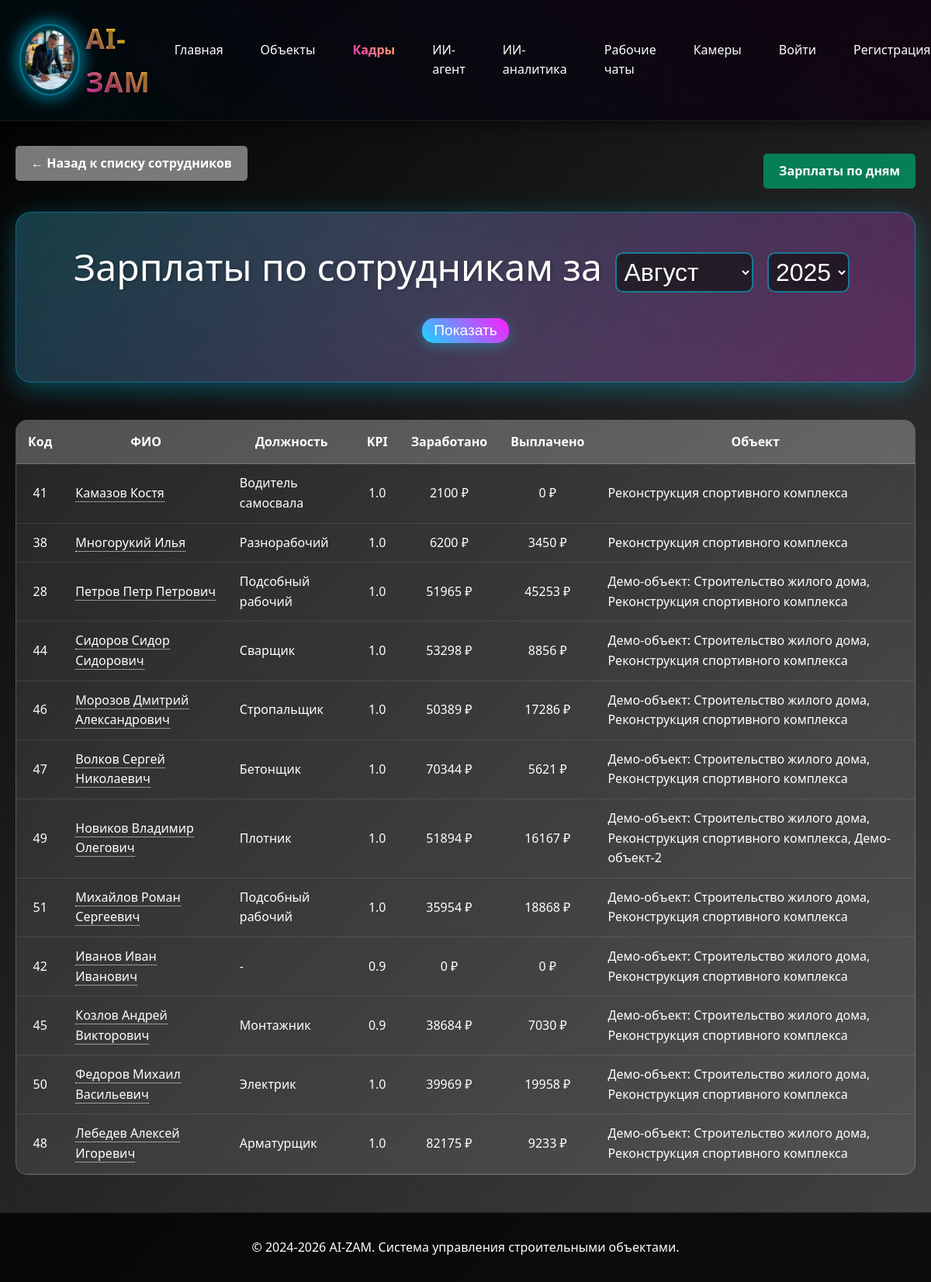
/sotrudniki/salaries/, run on the app's committed database.
### sotrudniki/models.py (models this page shows, shortened)
class Sotrudnik(models.Model):
    POL_CHOICES = [
        ('мужской', 'Мужской'),
        ('женский', 'Женский'),
    ]
    organizaciya = models.ForeignKey(
        Organizaciya,
        on_delete=models.CASCADE,
        verbose_name="Организация",
        related_name="sotrudniki",
        null=True,
        blank=True
    )
    fio = models.CharField(max_length=300, verbose_name="ФИО")
    data_rozhdeniya = models.DateField(verbose_name="Дата рождения")
    pol = models.CharField(
        max_length=10,
        choices=POL_CHOICES,
        verbose_name="Пол",
        null=True,
        blank=True
    )
    razmer_odezhdy = models.CharField(
        max_length=10,
        default="50-52",
        verbose_name="Размер одежды"
    )
    razmer_obuvi = models.CharField(
        max_length=5,
        default="43",
        verbose_name="Размер обуви"
    )
    razmer_golovnogo_ubora = models.CharField(
        max_length=5,
        default="55",
        verbose_name="Размер головного убора"
    )
    specialnost = models.ForeignKey(
        Specialnost,
        on_delete=models.SET_NULL,
        null=True,
        blank=True,
        verbose_name="Специальность"
    )
    podrazdelenie = models.ForeignKey(
        Podrazdelenie,
        on_delete=models.SET_NULL,
        null=True,
        blank=True,
        verbose_name="Подразделение"
    )
    data_priema = models.DateField(verbose_name="Дата приема")
    data_nachala_raboty = models.DateField(verbose_name="Дата начала работы")
    bazovoe_obuchenie = models.BooleanField(default=True, verbose_name="Базовое обучение")
    obuchenie_na_predpriyatii = models.BooleanField(default=True, verbose_name="Обучение на предприятии")
    med_osvidetelstvovanie = models.BooleanField(default=True, verbose_name="Мед.освидетельствование")
    dopusk_k_rabote = models.BooleanField(default=True, verbose_name="Допуск к работе")
    stazhirovka = models.BooleanField(default=True, verbose_name="Стажировка")
    siz = models.BooleanField(default=True, verbose_name="СИЗ")
    class Meta:
        verbose_name = "Сотрудник"
        verbose_name_plural = "Сотрудники"

class Specialnost(models.Model):
    nazvanie = models.CharField(max_length=200, verbose_name="Название специальности")
    kategoriya = models.CharField(max_length=200, verbose_name="Категория", null=True, blank=True)
    class Meta:
        verbose_name = "Специальность"
        verbose_name_plural = "Специальности"
    def __str__(self):
        return self.nazvanie

### object/models.py (models this page shows, shortened)
class Objekt(models.Model):
    STATUS_CHOICES = [
        ('планируется', 'Планируется'),
        ('в работе', 'В работе'),
        ('завершён', 'Завершён'),
    ]
    nazvanie = models.CharField(max_length=255, verbose_name="Название")
    organizacii = models.ManyToManyField(
        'sotrudniki.Organizaciya',
        verbose_name="Организации",
        blank=True,
        related_name="objekty"
    )
    otvetstvennyj = models.CharField(max_length=255, default="Иванов Иван Иванович", verbose_name="Ответственный")
    data_nachala = models.DateField(verbose_name="Дата начала")
    data_plan_zaversheniya = models.DateField(verbose_name="Дата план завершения")
    data_fakt_zaversheniya = models.DateField(null=True, blank=True, verbose_name="Дата факт завершения")
    status = models.CharField(max_length=20, choices=STATUS_CHOICES, default='планируется', verbose_name="Статус")
    is_active = models.BooleanField(default=True, verbose_name="Активный")
    sotrudniki = models.ManyToManyField(
        'sotrudniki.Sotrudnik',
        verbose_name="Сотрудники",
        blank=True,
        related_name="objekty_work",
        help_text="Сотрудники, работающие на данном объекте"
    )
    chat_id = models.CharField(max_length=255, null=True, blank=True, verbose_name="ID чата")
    demo = models.BooleanField(default=False, verbose_name="Демо")
    class Meta:
        verbose_name = "Объект"
        verbose_name_plural = "Объекты"
        db_table = 'objekt'

### sotrudniki/views.py (the view)
# urls.py: path('salaries/', views.salaries_list, name='salaries_list'),
def salaries_list(request):
    from datetime import datetime
    from object.models import ResursyPoObjektu, Resurs, UserProfile, Objekt
    from django.db.models import Q
    current_date = datetime.now()
    year = request.GET.get('year', str(current_date.year))
    month = request.GET.get('month', str(current_date.month))
    sort_by = request.GET.get('sort', '')
    order = request.GET.get('order', 'desc')
    if request.user.is_authenticated:
        user_profile, created = UserProfile.objects.get_or_create(user=request.user)
        user_organizations = user_profile.organizations.all()
        user_objects = Objekt.objects.filter(
            Q(organizacii__in=user_organizations) | Q(otvetstvennyj__icontains=request.user.get_full_name()),
            is_active=True
        ).distinct()
        sotrudniki_with_salary = Sotrudnik.objects.filter(
            sotrudnikizarplaty__data__year=year,
            sotrudnikizarplaty__data__month=month,
            sotrudnikizarplaty__objekt__in=user_objects
        ).select_related('specialnost').distinct()
    else:
        demo_objects = Objekt.objects.filter(demo=True, is_active=True)
        sotrudniki_with_salary = Sotrudnik.objects.filter(
            sotrudnikizarplaty__data__year=year,
            sotrudnikizarplaty__data__month=month,
            sotrudnikizarplaty__objekt__in=demo_objects
        ).select_related('specialnost').distinct()
    salaries_data = []
    for sotrudnik in sotrudniki_with_salary:
        zarplaty = SotrudnikiZarplaty.objects.filter(
            sotrudnik=sotrudnik,
            data__year=year,
            data__month=month
        ).select_related('objekt')
        zarabotano = 0
        vyplacheno = 0
        avg_kpi = 0
        objekty_list = []
        for zp in zarplaty:
            stavka = 0
            if sotrudnik.specialnost:
                resurs = Resurs.objects.filter(
                    naimenovanie__icontains=sotrudnik.specialnost.nazvanie,
                    edinica_izmereniya='час'
                ).first()
                if resurs:
                    resurs_po_objektu = ResursyPoObjektu.objects.filter(
                        objekt=zp.objekt,
                        resurs=resurs
                    ).first()
                    if resurs_po_objektu:
                        stavka = float(resurs_po_objektu.cena)
            summa = float(zp.kolichestvo_chasov) * float(zp.kpi) * stavka
            zarabotano += summa
            avg_kpi += float(zp.kpi)
            if zp.objekt.nazvanie not in objekty_list:
                objekty_list.append(zp.objekt.nazvanie)
            if zp.vydano:
                vyplacheno += summa
        avg_kpi = avg_kpi / len(zarplaty) if zarplaty else 0
        salaries_data.append({
            'sotrudnik': sotrudnik,
            'zarabotano': int(zarabotano),
            'vyplacheno': int(vyplacheno),
            'avg_kpi': round(avg_kpi, 1),
            'objekty': ', '.join(objekty_list)
        })
    if sort_by == 'zarabotano':
        salaries_data.sort(key=lambda x: x['zarabotano'], reverse=(order == 'desc'))
    elif sort_by == 'vyplacheno':
        salaries_data.sort(key=lambda x: x['vyplacheno'], reverse=(order == 'desc'))
    month_names_ru = {
        1: 'Январь', 2: 'Февраль', 3: 'Март', 4: 'Апрель',
        5: 'Май', 6: 'Июнь', 7: 'Июль', 8: 'Август',
        9: 'Сентябрь', 10: 'Октябрь', 11: 'Ноябрь', 12: 'Декабрь'
    }
    month_int = int(month)
    month_name_ru = month_names_ru.get(month_int, '')
    context = {
        'salaries_data': salaries_data,
        'year': year,
        'month': month,
        'month_name': f"{month_name_ru} {year}"
    }
    return render(request, 'sotrudniki/salaries_list.html', context)

### sotrudniki/templates/sotrudniki/salaries_list.html (shortened to what this page needs)
{% extends 'base/base.html' %}
{% block content %}
<div style="margin-bottom: 20px; display: flex; justify-content: space-between; align-items: center;">
    <a href="/sotrudniki/?podrazdelenie=3" class="back-btn">← Назад к списку сотрудников</a>
    <a href="{% url 'sotrudniki:daily_salaries' %}" style="background: rgba(0, 150, 100, 0.8); color: white; padding: 10px 20px; text-decoration: none; border-radius: 5px; font-weight: bold;">Зарплаты по дням</a>
</div>
<div class="page-title">
    <form method="get" style="display: inline-block;">
        Зарплаты по сотрудникам за
        <select name="month" style="padding: 5px; margin: 0 5px; background: rgba(0, 0, 0, 0.5); color: white; border: 1px solid rgba(255, 255, 255, 0.3); font-size: 2rem;">
            <option value="8" {% if month == '8' %}selected{% endif %}>Август</option>
        </select>
        <select name="year" style="padding: 5px; margin-right: 10px; background: rgba(0, 0, 0, 0.5); color: white; border: 1px solid rgba(255, 255, 255, 0.3); font-size: 2rem;">
            <option value="2025" {% if year == '2025' %}selected{% endif %}>2025</option>
        </select>
        <button type="submit" style="padding: 5px 15px; background: rgba(0, 150, 200, 0.8); color: white; border: none; border-radius: 3px; vertical-align: middle; font-size: 1.2rem;">Показать</button>
    </form>
</div>
<div class="salaries-table">
    <table>
        <thead>
            <tr>
                <th>Код</th>
                <th>ФИО</th>
                <th>Должность</th>
                <th>KPI</th>
                <th><a href="?sort=zarabotano&order={% if request.GET.sort == 'zarabotano' and request.GET.order == 'desc' %}asc{% else %}desc{% endif %}" style="color: white; text-decoration: none;">Заработано </a></th>
                <th><a href="?sort=vyplacheno&order={% if request.GET.sort == 'vyplacheno' and request.GET.order == 'desc' %}asc{% else %}desc{% endif %}" style="color: white; text-decoration: none;">Выплачено </a></th>
                <th>Объект</th>
            </tr>
        </thead>
        <tbody>
            {% for data in salaries_data %}
            <tr>
                <td>{{ data.sotrudnik.id }}</td>
                <td style="text-align: left;"><a href="/sotrudniki/salary/{{ data.sotrudnik.id }}/" style="color: white; text-decoration: none; border-bottom: 1px dotted white;">{{ data.sotrudnik.fio }}</a></td>
                <td style="text-align: left;">{{ data.sotrudnik.specialnost|default:"-" }}</td>
                <td>{{ data.avg_kpi }}</td>
                <td>{{ data.zarabotano }} ₽</td>
                <td>{{ data.vyplacheno }} ₽</td>
                <td style="text-align: left;">{{ data.objekty|default:"-" }}</td>
            </tr>
            {% empty %}
            <tr>
                <td colspan="7" style="text-align: center; color: rgba(255, 255, 255, 0.7);">Нет данных о зарплатах</td>
            </tr>
            {% endfor %}
        </tbody>
    </table>
</div>
{% endblock %}

### data on the page
Sotrudnik: sotrudnik.id "41", sotrudnik.fio "Камазов Костя", sotrudnik.specialnost "Водитель самосвала", avg_kpi "1.0", zarabotano "2100", vyplacheno "0", objekty "Реконструкция спортивного комплекса"
Sotrudnik: sotrudnik.id "38", sotrudnik.fio "Многорукий Илья", sotrudnik.specialnost "Разнорабочий", avg_kpi "1.0", zarabotano "6200", vyplacheno "3450", objekty "Реконструкция спортивного комплекса"
Sotrudnik: sotrudnik.id "28", sotrudnik.fio "Петров Петр Петрович", sotrudnik.specialnost "Подсобный рабочий", avg_kpi "1.0", zarabotano "51965", vyplacheno "45253", objekty "Демо-объект: Строительство жилого дома, Реконструкция спортивного комплекса"
Sotrudnik: sotrudnik.id "44", sotrudnik.fio "Сидоров Сидор Сидорович", sotrudnik.specialnost "Сварщик", avg_kpi "1.0", zarabotano "53298", vyplacheno "8856", objekty "Демо-объект: Строительство жилого дома, Реконструкция спортивного комплекса"
Sotrudnik: sotrudnik.id "46", sotrudnik.fio "Морозов Дмитрий Александрович", sotrudnik.specialnost "Стропальщик", avg_kpi "1.0", zarabotano "50389", vyplacheno "17286", objekty "Демо-объект: Строительство жилого дома, Реконструкция спортивного комплекса"
Sotrudnik: sotrudnik.id "47", sotrudnik.fio "Волков Сергей Николаевич", sotrudnik.specialnost "Бетонщик", avg_kpi "1.0", zarabotano "70344", vyplacheno "5621", objekty "Демо-объект: Строительство жилого дома, Реконструкция спортивного комплекса"
Sotrudnik: sotrudnik.id "49", sotrudnik.fio "Новиков Владимир Олегович", sotrudnik.specialnost "Плотник", avg_kpi "1.0", zarabotano "51894", vyplacheno "16167", objekty "Демо-объект: Строительство жилого дома, Реконструкция спортивного комплекса, Демо-объект-2"
Sotrudnik: sotrudnik.id "51", sotrudnik.fio "Михайлов Роман Сергеевич", sotrudnik.specialnost "Подсобный рабочий", avg_kpi "1.0", zarabotano "35954", vyplacheno "18868", objekty "Демо-объект: Строительство жилого дома, Реконструкция спортивного комплекса"
Sotrudnik: sotrudnik.id "42", sotrudnik.fio "Иванов Иван Иванович", sotrudnik.specialnost "-", avg_kpi "0.9", zarabotano "0", vyplacheno "0", objekty "Демо-объект: Строительство жилого дома, Реконструкция спортивного комплекса"
Sotrudnik: sotrudnik.id "45", sotrudnik.fio "Козлов Андрей Викторович", sotrudnik.specialnost "Монтажник", avg_kpi "0.9", zarabotano "38684", vyplacheno "7030", objekty "Демо-объект: Строительство жилого дома, Реконструкция спортивного комплекса"
Sotrudnik: sotrudnik.id "50", sotrudnik.fio "Федоров Михаил Васильевич", sotrudnik.specialnost "Электрик", avg_kpi "1.0", zarabotano "39969", vyplacheno "19958", objekty "Демо-объект: Строительство жилого дома, Реконструкция спортивного комплекса"
Sotrudnik: sotrudnik.id "48", sotrudnik.fio "Лебедев Алексей Игоревич", sotrudnik.specialnost "Арматурщик", avg_kpi "1.0", zarabotano "82175", vyplacheno "9233", objekty "Демо-объект: Строительство жилого дома, Реконструкция спортивного комплекса"
